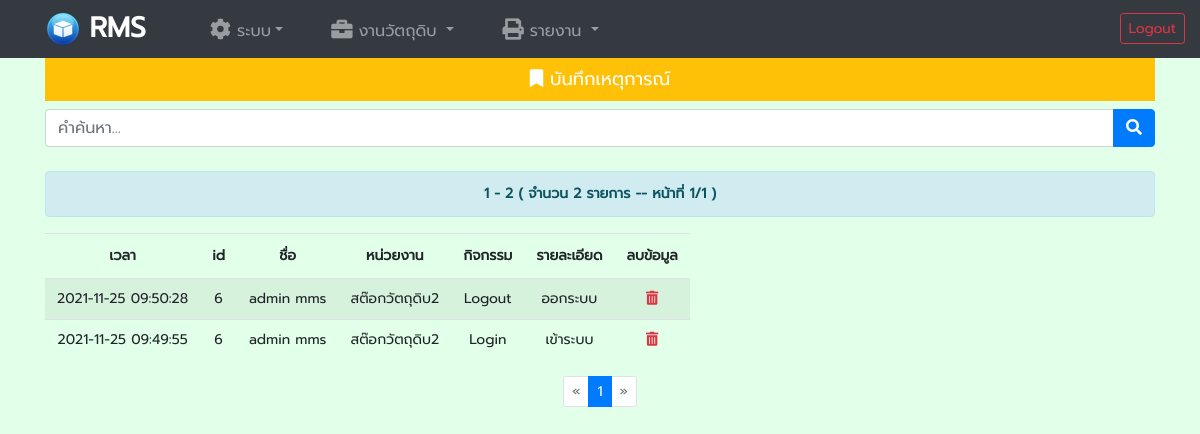
The app's page /data_log.php (signed in) with its own data.
### tables this page shows
CREATE TABLE `u_log` (
  `dt_stamp` timestamp NOT NULL DEFAULT current_timestamp() ON UPDATE current_timestamp(),
  `id_user` tinyint(4) NOT NULL,
  `session` varchar(20) NOT NULL,
  `desc_log` char(65) NOT NULL
);

CREATE TABLE `depart` (
  `id_depart` tinyint(3) NOT NULL,
  `depart` varchar(50) NOT NULL
);

### data_log.php (the view, shortened to what this page needs)
<!doctype html>
<html lang="en">
<head>
	<link rel="stylesheet" href="./css/bootstrap.min.css">
	<link rel="stylesheet" href="./css/all.min.css">
	<link rel="stylesheet" href="./css/menunav.css">
	<?php
	include 'Menu_admin.php';
	include_once 'dbConn.php';
	$show = (isset($_GET['show'])) ? $_GET['show'] : '';
	$submit = (isset($_GET['submit'])) ? $_GET['submit'] : '';
	$page = (isset($_GET['page'])) ? $_GET['page'] : '';
	$search = (isset($_GET['Search'])) ? $_GET['Search'] : ((isset($_POST['Search'])) ? $_POST['Search'] : '');
	?>
</head>
<body>
	<div class="container">
		<div class="row">
			<div class="col-md-12" style='margin-bottom: 8px; font-size:18px;'>
				<span class="d-block p-2 bg-warning text-white" align="center"><i class="fas fa-bookmark" aria-hidden="true"></i> บันทึกเหตุการณ์</span>
			</div>
			<?php
			if ($submit == "" or $show == "OK") { ?>
				<div class="col-md-12">
					<form name="fmSearch" method="post" action="data_log.php?show=OK" role='Search'>
						<div class="form-group row">
							<div class="input-group mb-2 col-md-12">
								<input name='Search' id='Search' type="text" class="form-control" placeholder="คำค้นหา..." value='<?php echo ($search); ?>' onFocus="this.value ='';">
								<div class="input-group-append">
									<button class="btn btn-primary" type='submit'><i class="fa fa-search" aria-hidden="true"></i></button>
								</div>
							</div>
						</div>
					</form>
				</div>
				<?php
				$limit = '25';
				$log_sql = "SELECT dt_stamp,id_user,concat(firstname,' ',lastname) as u_name,depart,session,desc_log FROM (u_log INNER JOIN (user INNER JOIN depart ON user.id_depart = depart.id_depart ) on id_user = id) WHERE(CONCAT('d',dt_stamp,' ',firstname,' ',lastname,' ',id_user,' ',session,' ',desc_log) like '%$search%') ORDER by dt_stamp DESC ";
				$Qtotal = mysqli_query($dbconn, $log_sql) or die(mysqli_error($dbconn . " Q=" . $log_sql));
				$total_data = mysqli_num_rows($Qtotal);
				$total_page = ceil($total_data / $limit);
				if ($page <= 0 or $page == '') {
					$page = 1;
				}
				$start = ($page - 1) * $limit;
				$from = $start + 1;
				$to = $page * $limit;
				if ($to > $total_data) $to = $total_data;
				?>
				<div class="col-md-12">
					<div class='alert alert-info' role='alert' align="center">
						<?php
						echo ($from . " - " . $to);
						echo (" ( จำนวน " . number_format($total_data) . " รายการ ");
						echo (" -- หน้าที่ " . number_format($page) . "/");
						echo (number_format($total_page) . " )");
						?>
					</div>
				</div>
				<div class="col-md-12">
					<table class="table table-striped table-responsive">
						<thead>
							<tr>
								<td align='center'><strong>เวลา</strong>
								</td>
								<td align='center'><strong>id</strong>
								</td>
                                <td align='center'><strong>ชื่อ</strong>
								</td>
                                <td align='center'><strong>หน่วยงาน</strong>
								</td>
                                <td align='center'><strong>กิจกรรม</strong>
								</td>
                                <td align='center'><strong>รายละเอียด</strong>
								</td>
                                <td align='center'><strong>ลบข้อมูล</strong>
								</td>
							</tr>
						</thead>
						<tbody>
							<?php
							$rec_sql = "SELECT dt_stamp,id_user,concat(firstname,' ',lastname) as u_name,depart,session,desc_log FROM (u_log INNER JOIN (user INNER JOIN depart ON user.id_depart = depart.id_depart ) on id_user = id) WHERE(CONCAT('d',dt_stamp,' ',firstname,' ',lastname,' ',id_user,' ',session,' ',desc_log) like '%$search%') ORDER by dt_stamp DESC LIMIT $start,$limit";
							$query = mysqli_query($dbconn, $rec_sql) or die(mysqli_error($dbconn . " Q=" . $rec_sql));
							while ($arr = mysqli_fetch_array($query)) {
								$autoid = $arr['dt_stamp'];
							?>
								<tr>
									<td align='center'>
										<?php echo $arr['dt_stamp'] ?>
									</td>
									<td align='center'>
										<?php echo $arr['id_user'] ?>
									</td>
                                    <td align='center'>
										<?php echo $arr['u_name'] ?>
									</td>
                                    <td align='center'>
										<?php echo $arr['depart'] ?>
									</td>
                                    <td align='center'>
										<?php echo $arr['session'] ?>
									</td>
                                    <td align='center'>
										<?php echo $arr['desc_log'] ?>
									</td>
									<td align="center">
									<?php if ($_SESSION['s_sys'] == 1) { ?>
										<a href="#" title='ลบข้อมูล' class="cf_delete text-danger" data-id="<?php echo ($autoid) ?>" data-show="<?php echo (" [ " . $arr['dt_stamp'] . " ] " . $arr['session']) ?>" data-Search="<?php echo ($search) ?>"><i class="fas fa-trash-alt" aria-hidden="true"></i></a>
									<?php } else { ?>
										<a title='ไม่อนุญาต !' style="color:#b6b6b6;"><i class="fas fa-trash-alt"></i></a>
									<?php } ?>
									</td>
								</tr>
							<?php }
							?>
						</tbody>
					</table>
					<nav aria-label="Page navigation">
					<?php $_link = "data_log?Search=$search&page="; ?>
						<ul class='pagination justify-content-center pagination-sm'>
							<li class="page-item <?php if ($page == 1) echo ('disabled') ?>"><a class="page-link" href='<?php echo ($_link.$page - 1) ?>' aria-label='ก่อนหน้า'><span aria-hidden='true'>&laquo;</span></a>
							</li>
							<?php 	for ($i = 1; $i <= $total_page; $i++) {
							?>
								<li class="page-item <?php if ($page == $i) echo ('active'); ?>">
									<a class="page-link" href='<?php echo ($_link.$i) ?>'><?php echo $i ?></a>
								</li>
							<?php } ?>
							<li class="page-item <?php if ($page == $total_page) echo ('disabled'); ?>"><a class="page-link" href='<?php echo ($_link.$page + 1) ?>' aria-label='ถัดไป'><span aria-hidden='true'>&raquo;</span></a>
							</li>
						</ul>
					</nav>
				</div>
			<?php mysqli_close($dbconn); } ?>
		</div>
	</div>
</body>
</html>

### css/menunav.css (style rules this page uses)
body { font-family: var(--prompt); background-color: var(--bg-color); margin-top: 0; }
tbody { font: normal 400 14px/16px var(--prompt); }
.alert { font: normal bold 14px/20px var(--prompt); }
thead { font: normal bold 14px/20px var(--prompt); }

### css/partials/_variables.css (style rules this page uses)
:root { --primary-color:#ff5e00; --primary-color2:#ffda62; --title-color:#505050; --text-color:#777777; --border-color:#201f1f17; --gradient-color:linear-gradient(90deg,#ff5e00 10%,#f8ae4d 100%); --shadow-color:0px 10px 30px rgba(120,85,225,0.3); --shadow-color2:3px 3px 0px rgba(0, 0, 0, 0.3), 2px 2px 0px rgba(0, 0, 0, 0.3), 1px 1px 0px rgba(0, 0, 0, 0.5); --box-shadow:0px 10px 30px rgba(70, 60, 55, 0.3); --bg-color: #E1FFE9; --roboto:'Roboto',cursive; --sarabun:'Sarabun',cursive; --sriracha:'Sriracha',cursive; --merienda:'Merienda',cursive; --prompt:'Prompt',cursive; --quark:'Quark',cursive; }

### records on screen
u_log: dt_stamp "2021-11-25 09:50:28", id_user "6", u_name "admin mms", depart.depart "สต๊อกวัตถุดิบ2", session "Logout", desc_log "ออกระบบ"
u_log: dt_stamp "2021-11-25 09:49:55", id_user "6", u_name "admin mms", depart.depart "สต๊อกวัตถุดิบ2", session "Login", desc_log "เข้าระบบ"

### other values on screen
$from "1"
$to "2"
$total_data "2"
$page "1"
$total_page "1"
